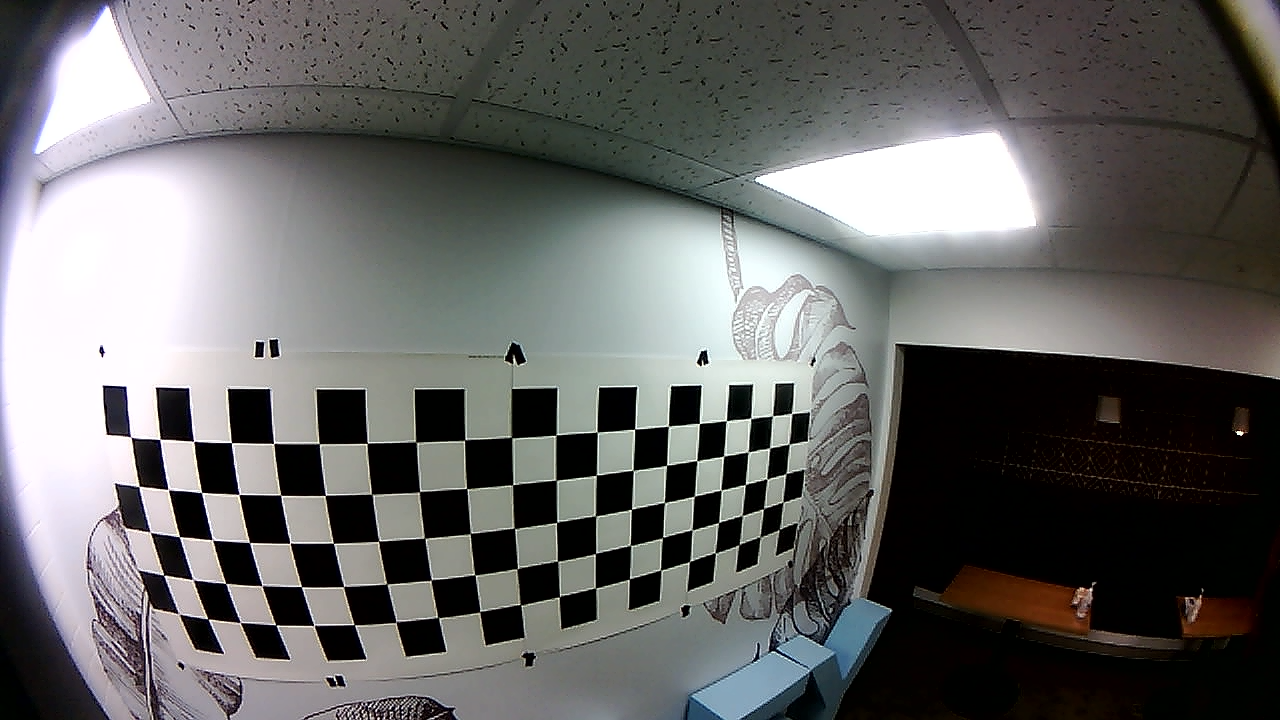
#> input picture 2d/data/intrinsic/frame1_sqeuare_7.png, 1280 x 720 px, given as the content of the folder pjh/1029/intrinsic/right, which was not available
$ python undistort.py   (older library calls are emulated)
#> lines starting #> are read from the running program, lines starting #| are printed output that depends on the picture
import cv2
import numpy as np
import glob
# from get_intrinsic_params import get_intrinsic_params

def undistort(img, side, ratio):
    # img = cv2.imread(fname)
    if side == 'back' :
        DIM=(640, 480)
        K=np.array([[234.31775602644353, 0.0, 314.2513855472157], [0.0, 233.59962352968617, 238.87423326996165], [0.0, 0.0, 1.0]])
        D=np.array([[-0.045064119147887216], [-0.007831131934492355], [0.003854842129763424], [-0.0011869947699851067]])

    elif side == 'front':
        DIM=(640, 480)
        K=np.array([[236.00033166136186, 0.0, 320.80698188362993], [0.0, 235.65832997607666, 248.32680556708823], [0.0, 0.0, 1.0]])
        D=np.array([[-0.06666879404866978], [0.01978079736476898], [-0.011079087261112086], [0.001808135607204492]])

    elif side == 'right':
        DIM=(640, 480)
        K=np.array([[235.1982364007136, 0.0, 320.722613672998], [0.0, 234.7955596475616, 250.22150003050075], [0.0, 0.0, 1.0]])
        D=np.array([[-0.05024307206669386], [0.003083654157514218], [-0.0038559072176334217], [0.0006626971518285512]])

    elif side == 'left':
        DIM=(640, 480)
        K=np.array([[236.6660345650066, 0.0, 322.7924649951577], [0.0, 235.26512582520894, 252.40633958077817], [0.0, 0.0, 1.0]])
        D=np.array([[-0.03507719652282247], [-0.019779623502449793], [0.008738624015827543], [-0.0019232019838494904]])

    ## new_K 설정
    new_K = K.copy()
    new_K[0,0]=K[0,0]/ratio
    new_K[1,1]=K[1,1]/ratio

    map1, map2 = cv2.fisheye.initUndistortRectifyMap(K, D, np.eye(3), new_K, DIM, cv2.CV_16SC2)
    undistorted_img = cv2.remap(img, map1, map2, interpolation=cv2.INTER_LINEAR, borderMode=cv2.BORDER_CONSTANT)

    return undistorted_img


# =============================================================================================================
# DIM, K, D = get_intrinsic_params((5,8), 'pjh/data/intrinsic_cart')


side = 'right'
ratio = 1.0
images = glob.glob('pjh/1029/intrinsic/' + side + '/*.png')


num = 1
for fname in images:
    img = cv2.imread(fname)
#> img is the input picture: shape (720, 1280, 3); mean B, G, R 101.4, 102.5, 102.7
    undistorted_img = undistort(img, side, ratio)
#> in undistort, `undistorted_img = cv2.remap(img, map1, map2, interpolation=cv2.INTER_L..`:
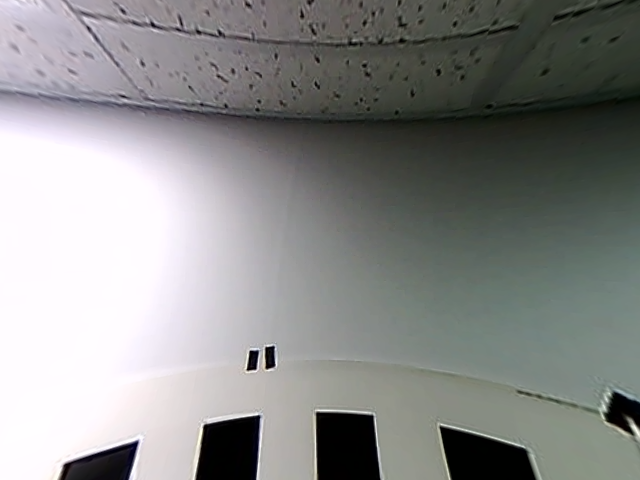
#> undistorted_img: shape (480, 640, 3); mean B, G, R 137.6, 138.9, 137.8

    cv2.imshow('img', img)
    cv2.imshow(side + '_undistorted_img' +'.png', undistorted_img)
    cv2.waitKey(0)
    cv2.destroyAllWindows()
    # cv2.imwrite(side + '_top_undi.png', undistorted_img)
    num += 1

$ run again, on 2d/data/intrinsic/frame1_square_10.png
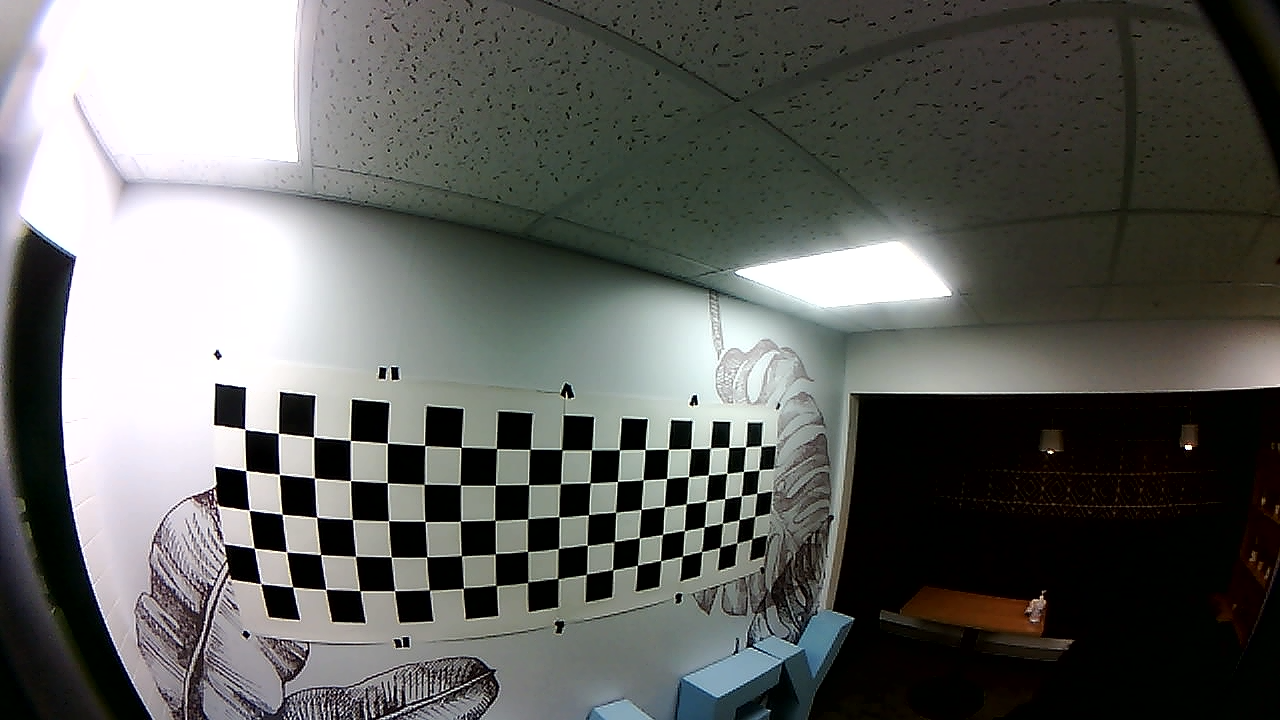
#> input picture 2d/data/intrinsic/frame1_square_10.png, 1280 x 720 px, given as the content of the folder pjh/1029/intrinsic/right, which was not available
#> img is the input picture: shape (720, 1280, 3); mean B, G, R 96.3, 99.7, 98.3
#> in undistort, `undistorted_img = cv2.remap(img, map1, map2, interpolation=cv2.INTER_L..`:
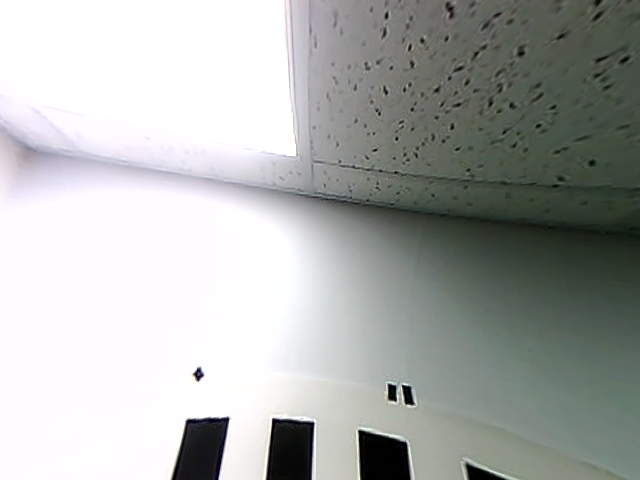
#> undistorted_img: shape (480, 640, 3); mean B, G, R 171.8, 174, 171.3

$ run again, on 2d/data/intrinsic/frame1_square_11.png
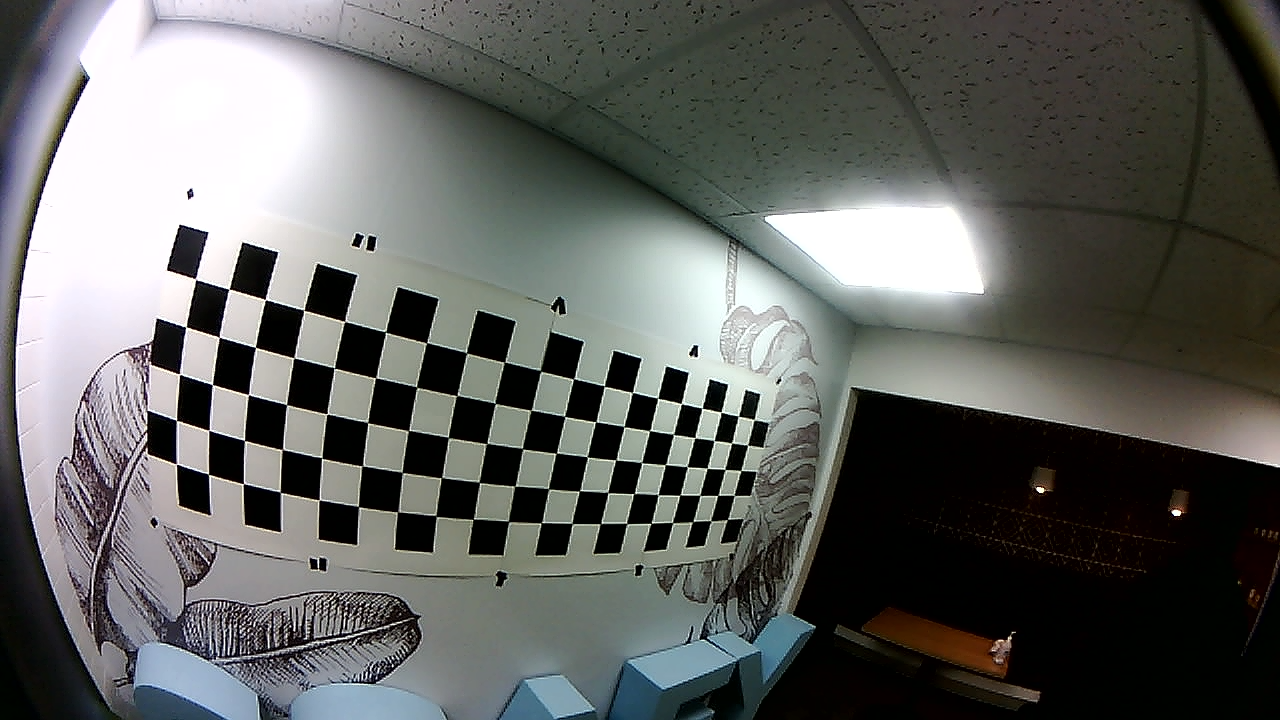
#> input picture 2d/data/intrinsic/frame1_square_11.png, 1280 x 720 px, given as the content of the folder pjh/1029/intrinsic/right, which was not available
#> img is the input picture: shape (720, 1280, 3); mean B, G, R 96.1, 98.9, 97.3
#> in undistort, `undistorted_img = cv2.remap(img, map1, map2, interpolation=cv2.INTER_L..`:
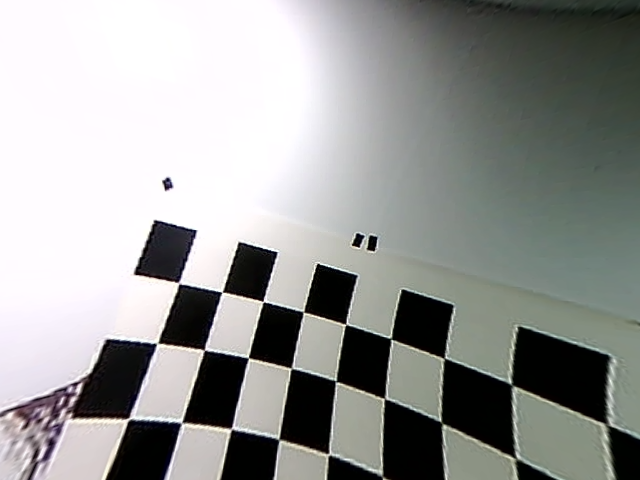
#> undistorted_img: shape (480, 640, 3); mean B, G, R 151.4, 153.4, 152.1

$ run again, on 2d/data/intrinsic/frame1_square_17.png
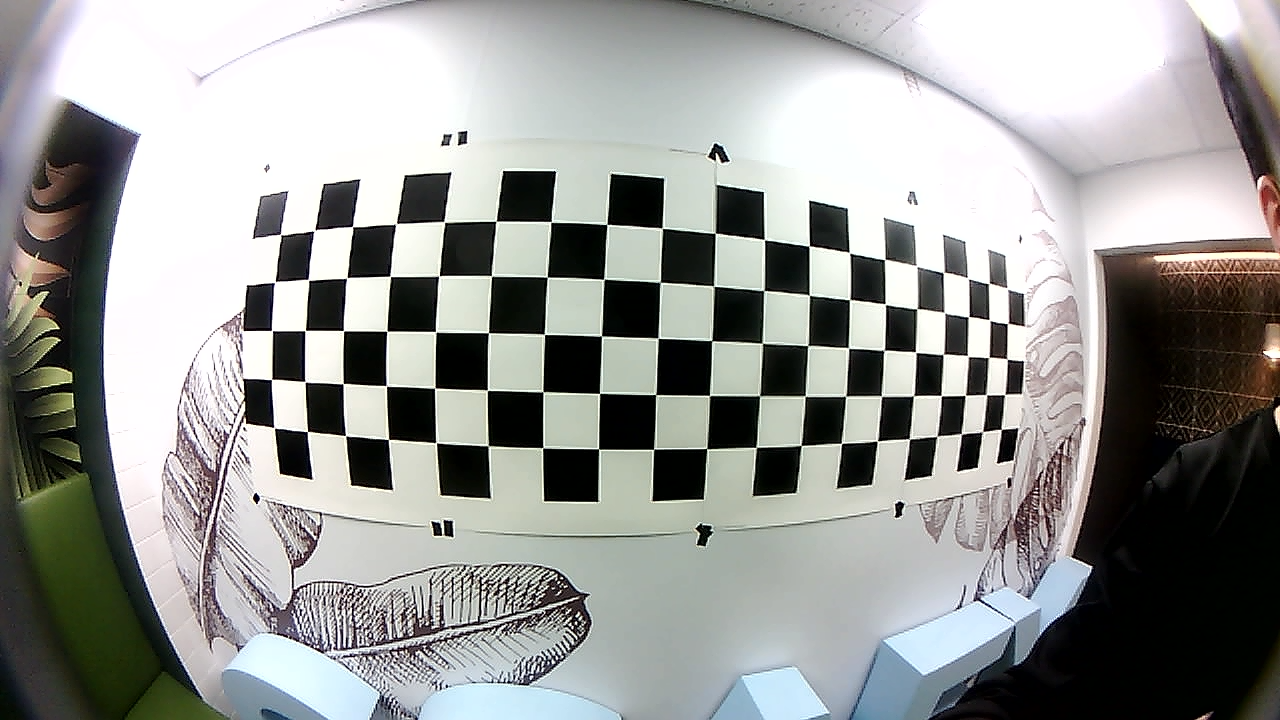
#> input picture 2d/data/intrinsic/frame1_square_17.png, 1280 x 720 px, given as the content of the folder pjh/1029/intrinsic/right, which was not available
#> img is the input picture: shape (720, 1280, 3); mean B, G, R 150.7, 153.2, 151.9
#> in undistort, `undistorted_img = cv2.remap(img, map1, map2, interpolation=cv2.INTER_L..`:
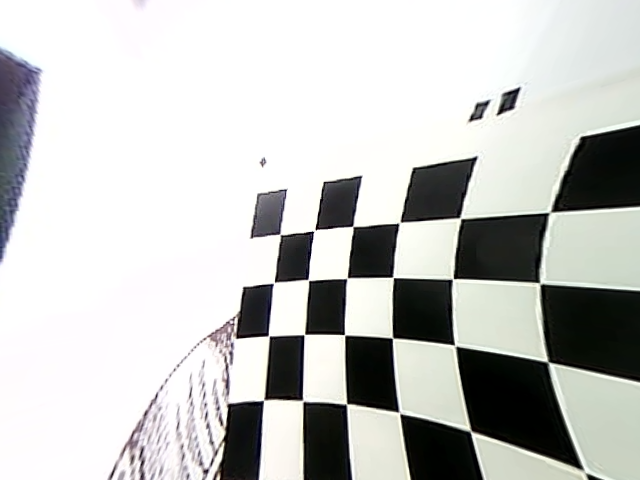
#> undistorted_img: shape (480, 640, 3); mean B, G, R 194.6, 196.7, 195.8
